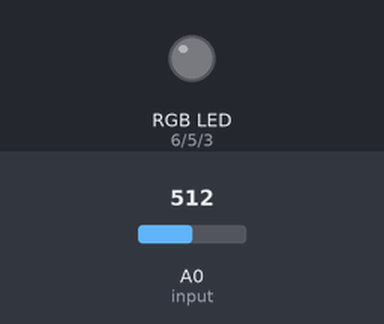
Recording of a sketch running on a simulated Arduino Uno, built with avr-gcc and run on an emulated ATmega328P. Shown: an RGB LED mixed from three pins (HIGH = lit). Inputs (shaded band) come from the test bench; at power-on: A0 (input) = 512. Dim RGB values are drawn brighter than linear; what the sketch prints to the serial monitor is not drawn.

Above: at 1.2 s.
1.3 s: A0 (input) set to 493
At 2.3 s:
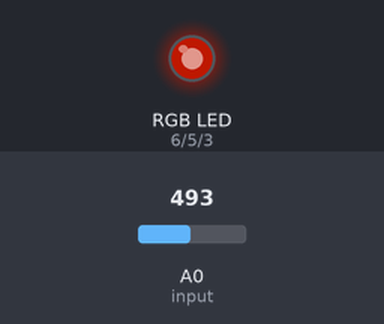
2.8 s: A0 (input) set to 420
5.8 s: A0 (input) set to 388
At 6.9 s:
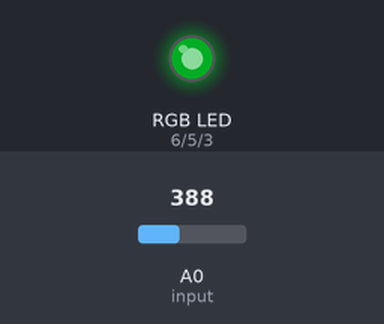
7.3 s: A0 (input) set to 325
10.3 s: A0 (input) set to 300
At 11.4 s:
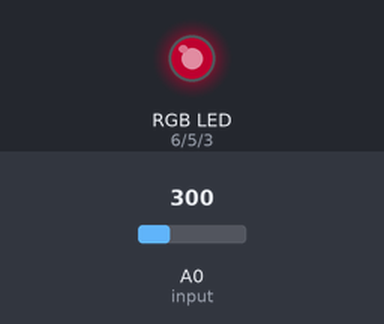
Timing chart, 0 to 12.8 s (numbered marks = the images above; inputs shaded):
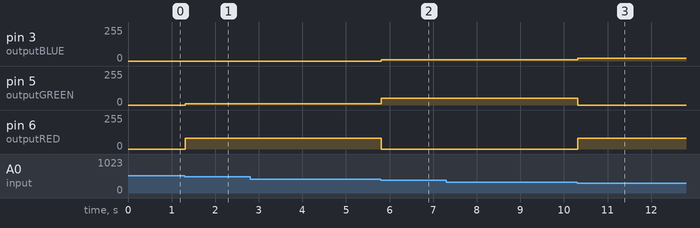

Measured:
- the behaviour switches between 510 and 509 on A0 (input) (found by bisection; images 0 and 1)
- the behaviour switches between 407 and 406 on A0 (input) (found by bisection; images 1 and 2)
- the behaviour switches between 314 and 313 on A0 (input) (found by bisection; images 2 and 3)
- after the input at 1.3 s, pin 5 (outputGREEN): 0/255 → 10/255 at once; pin 6 (outputRED): 0/255 → 80/255 at once
- after the input at 2.8 s, every drawn part: stays the same
- after the input at 5.8 s, pin 3 (outputBLUE): 0/255 → 10/255 at once; pin 5 (outputGREEN): 10/255 → 50/255 at once; pin 6 (outputRED): 80/255 → 0/255 at once
- after the input at 7.3 s, every drawn part: stays the same
- after the input at 10.3 s, pin 3 (outputBLUE): 10/255 → 20/255 at once; pin 5 (outputGREEN): 50/255 → 0/255 at once; pin 6 (outputRED): 0/255 → 80/255 at once

The sketch:

A3_InputOutput.ino
```cpp
/*
  A3 InputOuput
  January 23, 2020
  Kay Waller
  HCDE 439

  This program uses a voltage divide with a variable resistor (thermistor) to
  change the state of an LED. This program borrows heavily from "InputOutput," by:

    Tom Igoe (created 29 Dec 2008)
    Tom Igoe (modified 09 Apr 2012)
*/

// initalizes pin A0 to register the input of the thermistor
const int input = A0;

// creates variables for the RGB LED by assinging pin numbers to each color
// assigns pin 6 as the red part of the RGB LED
const int outputRED = 6;
// assigns pin 5 as the blue part of the RGB LED
const int outputGREEN = 5;
// assigns pin 3 as the blue part of the RGB LED
const int outputBLUE = 3;

// creates a variable to store the reading from the thermistor
int sensorValue = 0;
// creates a variable to store a corresponding output value to be used in analogWrite functions
int outputValue = 0;
// creates a variable to store the color of the LED (determined by the temperature) to print out
char color = "";

// the setup function runs once the reset is pressed or the board is powered
void setup() {

  // sets the speed of serial monitor --> Arduino communication to 9600 bits per second
  Serial.begin(9600);

  // initializes the red part of the RGB LED as an output
  pinMode(outputRED, OUTPUT);
  // initializes the red part of the RGB LED as an output
  pinMode(outputGREEN, OUTPUT);
  // initializes the red part of the RGB LED as an output
  pinMode(outputBLUE, OUTPUT);

}

// the loop function runs continously and fades and blinks all LED's
void loop() {

  // reads the in-value from the analog pin listening to the thermistor
  sensorValue = analogRead(input);
  // maps the out-value from the thermistor to a value that can be used for analogWrite
  outputValue = map(sensorValue, 220, 500, 0, 30);

  // creates three colors which will be shown depending on the value read from the thermistor
  // tests if the value from the thermistor maps to under 10
  if (outputValue < 10) {
    // set the color variable to pink to print to the monitor
    color = "pink";
    // since the value is under 10, turn the green LED off because pink needs to be made
    digitalWrite(outputGREEN, LOW);
    // set the value of the red LED higher than blue so the LED is more pink than purple
    analogWrite(outputRED, 80);
    // set the value of the blue LED so it tempers the red and makes pink
    analogWrite(outputBLUE, 20);

    // tests if the value from the thermistor maps to 10 or above and under 20
  } else if (outputValue >= 10 && outputValue < 20) {
    // set the color variable to teal to print to the monitor
    color = "teal";
    // since the value is 10 or over, turn the red LED off because teal needs to be made
    digitalWrite(outputRED, LOW);
    // set the value of the blue LED lower than green so the LED is an aqua/teal instead of light blue
    analogWrite(outputBLUE, 10);
    // set the value of the green LED higher than the blue so it creates an aqua/teal color
    analogWrite(outputGREEN, 50);

    // tests if the value from the thermistor maps to between 20 and 30 (inclusive)
  } else if (outputValue >= 20 && outputValue <= 30) {
    // set the color variable to orange to print to the monitor
    color = "orange";
    // since is the value is between 20 and 30, turn the blue LED off because orange need to be made
    digitalWrite(outputBLUE, LOW);
    // set the value of the red LED higher than green so the LED is orange instead of yellow
    analogWrite(outputRED, 80);
    // set the value of the green LED with just enough green to make the red LED orange
    analogWrite(outputGREEN, 10);
  }

  // print the word sensor so the data values are readable and assigned to categories
  Serial.print("sensor = ");
  // print the value the analog pin is reading from the thermistor to the monitor
  Serial.print(sensorValue);
  // print the word color so the colors are readable and assigned to categories
  Serial.print("\t color = ");
  // print the color the LED should be displaying to the monitor
  Serial.println(color);

  // wait 5 milliseconds before next reading to allow data values to settle
  delay(5);

}
```
